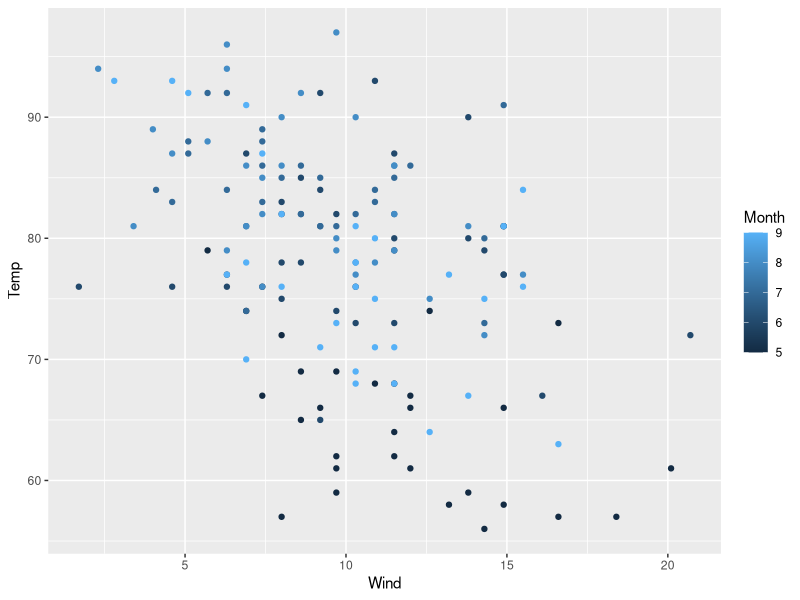
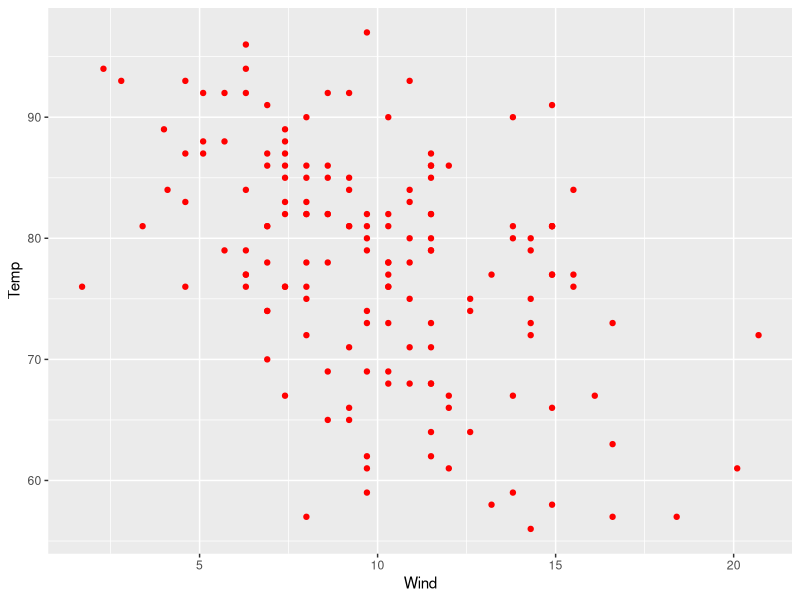

These charts were generated, in order, by the following R code: (Note: this script raises an error after producing the figures.)
#Data Visualization 2

library(ggplot2)
qplot(Wind, Temp, data=airquality, color=Month)

qplot(Wind, Temp, data=airquality, color=I("red"))
qplot(Wind, Temp, data=airquality, shape=Month)
qplot(Wind, Temp, data=airquality, size=Month)
qplot(Wind, Temp, data=airquality, size=I(1))

qplot(Wind, Temp, data=airquality, size=I(1),
      xlab="wind (mph)", ylab="Temp",
      main="wind vs. temp")

qplot(Wind, Temp, data=airquality, 
      geom = c("point", "smooth"))

qplot(Wind, Temp, data=airquality,color=Month, 
      geom = c("point", "smooth"))

qplot(Wind, Temp, data=airquality,
      facets = .~Month)

qplot(Wind, Temp, data=airquality,
      facets = Month~.)

qplot(Wind, data=airquality)

qplot(Wind, data=airquality,
      facets = Month~.)

qplot(y=Wind, data=airquality)

qplot(Wind, data=airquality, fill=Month)

qplot(Wind, data=airquality, geom="density")

qplot(Wind, data=airquality, geom="density",
      color=Month)

qplot(Wind, data=airquality, geom="dotplot")
